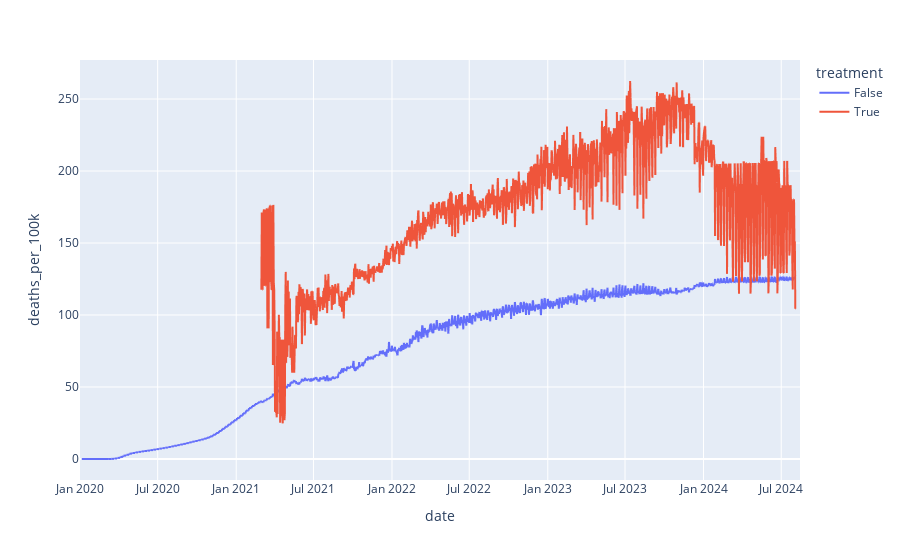

The cell this chart's notebook holds for it:
### Markdown cell above
### 5. Difference-in-Differences (DiD) Analysis: Impact of High Vaccination on COVID-19 Deaths

This section implements a **Difference-in-Differences (DiD)** approach to estimate the impact of high vaccination rates on **COVID-19 deaths per 100,000 population**.

#### Key Steps:
- **High Vaccination Group (`high_vax`)**: Countries where the vaccination rate exceeded 50 people per 100.
- **Post-Vaccination Period (`post_vax`)**: Timeframe starting from March 1, 2021, representing widespread vaccine availability.
- **Treatment Group (`treatment`)**: Countries with high vaccination levels during the post-vaccination period.
- **Average Deaths Calculation**: Aggregated the average deaths per 100k by date and treatment status.
- **Visualization**: A line chart shows the time trend of deaths per 100k for both treatment and control groups, enabling a clear visual comparison.

---

### Interpretation:
- The analysis compares **pre- and post-vaccination periods** for high and low vaccination countries.
- The **treatment group** represents countries with high vaccination coverage after March 2021.
- If the treatment group shows a **more significant reduction in death rates** post-vaccination compared to the control group, it suggests a positive effect of vaccination campaigns.
- However, further statistical modeling (e.g., regression adjustment) may be needed to isolate the vaccination effect from other confounders.

---

###  Key Insight:
This analysis provides an initial **causal estimate** of the impact of high vaccination rates on COVID-19 mortality using a Difference-in-Differences framework.

### Code cell
df['high_vax'] = df['people_vaccinated_per_hundred'] > 50
df['post_vax'] = df['date'] >= '2021-03-01'
df['treatment'] = df['high_vax'] & df['post_vax']
avg_deaths = df.groupby(['date', 'treatment'])['deaths_per_100k'].mean().reset_index()
px.line(avg_deaths, x='date', y='deaths_per_100k', color='treatment')

### Figure 1 — Plotly figure (JSON) as saved in the notebook; plotly's stock layout.template omitted (floating-point values rounded to 4 significant figures; data arrays with more than 128 entries replaced by an {"elided": "..."} marker saying what was removed)
{"data": [{"hovertemplate": "treatment=False<br>date=%{x}<br>deaths_per_100k=%{y}<extra></extra>", "legendgroup": "False", "line": {"color": "#636efa", "dash": "solid"}, "marker": {"symbol": "circle"}, "mode": "lines", "name": "False", "showlegend": true, "type": "scattergl", "x": {"elided": "1686 str values"}, "xaxis": "x", "y": {"elided": "1686 float values"}, "yaxis": "y"}, {"hovertemplate": "treatment=True<br>date=%{x}<br>deaths_per_100k=%{y}<extra></extra>", "legendgroup": "True", "line": {"color": "#EF553B", "dash": "solid"}, "marker": {"symbol": "circle"}, "mode": "lines", "name": "True", "showlegend": true, "type": "scattergl", "x": {"elided": "1263 str values"}, "xaxis": "x", "y": {"elided": "1263 float values"}, "yaxis": "y"}], "layout": {"legend": {"title": {"text": "treatment"}, "tracegroupgap": 0}, "margin": {"t": 60}, "xaxis": {"anchor": "y", "domain": [0, 1], "title": {"text": "date"}}, "yaxis": {"anchor": "x", "domain": [0, 1], "title": {"text": "deaths_per_100k"}}}}
